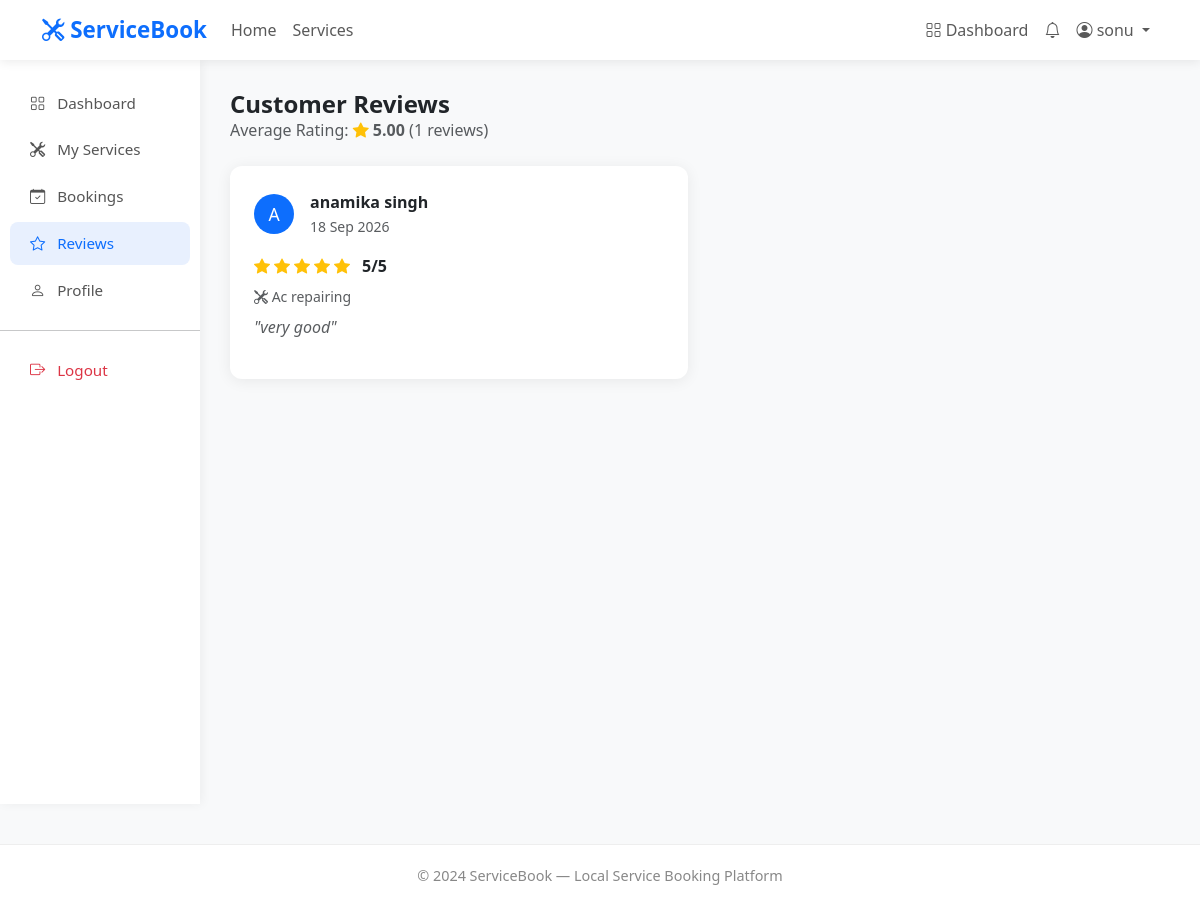
/reviews/provider-reviews/ (signed in), run on the app's committed database.
### accounts/models.py (models this page shows, shortened)
class User(AbstractUser):
    ROLE_CUSTOMER = 'customer'
    ROLE_PROVIDER = 'provider'
    ROLE_ADMIN = 'admin'
    ROLE_CHOICES = [
        (ROLE_CUSTOMER, 'Customer'),
        (ROLE_PROVIDER, 'Service Provider'),
        (ROLE_ADMIN, 'Administrator'),
    ]
    role = models.CharField(
        max_length=20,
        choices=ROLE_CHOICES,
        default=ROLE_CUSTOMER,
    )
    phone = models.CharField(max_length=15, blank=True)
    email = models.EmailField(unique=True)
    def is_provider(self):
        return self.role == self.ROLE_PROVIDER

class ProviderProfile(models.Model):
    user = models.OneToOneField(
        'accounts.User',
        on_delete=models.CASCADE,
        related_name='provider_profile'
    )
    bio = models.TextField(blank=True)
    address = models.TextField(blank=True)
    city = models.CharField(max_length=100, blank=True)
    experience_years = models.PositiveIntegerField(default=0)
    profile_photo = models.ImageField(
        upload_to='provider_photos/',
        blank=True,
        null=True
    )
    is_verified = models.BooleanField(default=False)
    is_available = models.BooleanField(default=True)
    average_rating = models.DecimalField(
        max_digits=3,
        decimal_places=2,
        default=0.00
    )
    total_reviews = models.PositiveIntegerField(default=0)
    created_at = models.DateTimeField(auto_now_add=True)
    updated_at = models.DateTimeField(auto_now=True)

### reviews/models.py (models this page shows, shortened)
class Review(models.Model):
    booking = models.OneToOneField(
    'bookings.Booking',
    on_delete=models.CASCADE,
    related_name='review'
    )
    customer = models.ForeignKey(
    'accounts.User',
    on_delete=models.CASCADE,
    related_name='reviews_given'
    )
    rating = models.PositiveIntegerField(
        validators=[
            MinValueValidator(1),
            MaxValueValidator(5)
        ],
        help_text='Rating from 1 to 5'
    )
    comment = models.TextField(blank=True)
    created_at = models.DateTimeField(auto_now_add=True)
    updated_at = models.DateTimeField(auto_now=True)
    class Meta:
        ordering = ['-created_at']

### bookings/models.py (models this page shows, shortened)
class Booking(models.Model):
    STATUS_PENDING = 'pending'
    STATUS_ACCEPTED = 'accepted'
    STATUS_REJECTED = 'rejected'
    STATUS_IN_PROGRESS = 'in_progress'
    STATUS_COMPLETED = 'completed'
    STATUS_CANCELLED = 'cancelled'
    STATUS_CHOICES = [
        (STATUS_PENDING, 'Pending'),
        (STATUS_ACCEPTED, 'Accepted'),
        (STATUS_REJECTED, 'Rejected'),
        (STATUS_IN_PROGRESS, 'In Progress'),
        (STATUS_COMPLETED, 'Completed'),
        (STATUS_CANCELLED, 'Cancelled'),
    ]
    SLOT_MORNING = 'morning'
    SLOT_AFTERNOON = 'afternoon'
    SLOT_EVENING = 'evening'
    SLOT_CHOICES = [
        (SLOT_MORNING, 'Morning (8AM - 12PM)'),
        (SLOT_AFTERNOON, 'Afternoon (12PM - 4PM)'),
        (SLOT_EVENING, 'Evening (4PM - 8PM)'),
    ]
    customer = models.ForeignKey(
        'accounts.User',
        on_delete=models.CASCADE,
        related_name='bookings_as_customer'
    )
    service = models.ForeignKey(
        'services.Service',
        on_delete=models.CASCADE,
        related_name='bookings'
    )
    booking_date = models.DateField()
    time_slot = models.CharField(
        max_length=20,
        choices=SLOT_CHOICES,
        default=SLOT_MORNING
    )
    address = models.TextField()
    city = models.CharField(max_length=100)
    status = models.CharField(
        max_length=20,
        choices=STATUS_CHOICES,
        default=STATUS_PENDING
    )
    notes = models.TextField(blank=True)
    rejection_reason = models.TextField(blank=True)
    total_price = models.DecimalField(
        max_digits=8,
        decimal_places=2,
        null=True,
        blank=True
    )
    created_at = models.DateTimeField(auto_now_add=True)
    updated_at = models.DateTimeField(auto_now=True)
    class Meta:
        ordering = ['-created_at']

### services/models.py (models this page shows, shortened)
class Service(models.Model):
    provider = models.ForeignKey(
        'accounts.ProviderProfile',
        on_delete=models.CASCADE,
        related_name='services'
    )
    category = models.ForeignKey(
        'services.ServiceCategory',
        on_delete=models.SET_NULL,
        null=True,
        related_name='services'
    )
    name = models.CharField(max_length=200)
    description = models.TextField()
    price = models.DecimalField(max_digits=8, decimal_places=2)
    duration_hours = models.DecimalField(
        max_digits=4,
        decimal_places=1,
        default=1.0
    )
    is_available = models.BooleanField(default=True)
    created_at = models.DateTimeField(auto_now_add=True)
    updated_at = models.DateTimeField(auto_now=True)
    class Meta:
        ordering = ['-created_at']

### reviews/views.py (the view)
# urls.py: path('provider-reviews/', views.provider_reviews, name='provider_reviews'),
@login_required(login_url='/accounts/login/')
def provider_reviews(request):
    if not request.user.is_provider():
        messages.error(request, 'Access denied.')
        return redirect('dashboard')
    provider = get_object_or_404(ProviderProfile, user=request.user)
    reviews = Review.objects.filter(
        booking__service__provider=provider
    ).select_related(
        'customer',
        'booking__service'
    )
    context = {
        'reviews': reviews,
        'provider': provider,
    }
    return render(request, 'reviews/provider_reviews.html', context)

### notifications/context_processors.py (called while the page is built)
def notification_count(request):
    if request.user.is_authenticated:
        count = request.user.notifications.filter(
            is_read=False
        ).count()
        return {'unread_notifications': count}
    return {'unread_notifications': 0}

### templates/reviews/provider_reviews.html (shortened to what this page needs)
{% extends 'base.html' %}
{% block content %}
<div class="container-fluid">
    <div class="row">
        <div class="col-md-2 sidebar">
            <nav class="nav flex-column">
                <a class="nav-link" href="{% url 'provider_dashboard' %}">
                    <i class="bi bi-grid"></i> Dashboard
                </a>
                <a class="nav-link" href="{% url 'my_services' %}">
                    <i class="bi bi-tools"></i> My Services
                </a>
                <a class="nav-link" href="{% url 'provider_bookings' %}">
                    <i class="bi bi-calendar-check"></i> Bookings
                </a>
                <a class="nav-link active" href="{% url 'provider_reviews' %}">
                    <i class="bi bi-star"></i> Reviews
                </a>
                <a class="nav-link" href="{% url 'update_profile' %}">
                    <i class="bi bi-person"></i> Profile
                </a>
                <hr>
                <a class="nav-link text-danger" href="{% url 'logout' %}">
                    <i class="bi bi-box-arrow-right"></i> Logout
                </a>
            </nav>
        </div>
        <div class="col-md-10 main-content">
            <div class="d-flex justify-content-between align-items-center mb-4">
                <div>
                    <h4 class="fw-bold mb-0">Customer Reviews</h4>
                    <p class="text-muted mb-0">
                        Average Rating:
                        <i class="bi bi-star-fill text-warning"></i>
                        <strong>{{ provider.average_rating }}</strong>
                        ({{ provider.total_reviews }} reviews)
                    </p>
                </div>
            </div>
            {% if reviews %}
                <div class="row g-4">
                    {% for review in reviews %}
                        <div class="col-md-6">
                            <div class="card p-4 h-100">
                                <div class="d-flex align-items-center mb-3">
                                    <div class="rounded-circle bg-primary text-white d-flex align-items-center justify-content-center me-3"
                                         style="width:40px; height:40px; font-size:1.1rem;">
                                        {{ review.customer.first_name|first|upper }}
                                    </div>
                                    <div>
                                        <p class="mb-0 fw-semibold">
                                            {{ review.customer.get_full_name|default:review.customer.username }}
                                        </p>
                                        <small class="text-muted">
                                            {{ review.created_at|date:"d M Y" }}
                                        </small>
                                    </div>
                                </div>
                                <div class="d-flex mb-2">
                                    {% for i in "12345" %}
                                        {% if forloop.counter <= review.rating %}
                                            <i class="bi bi-star-fill text-warning me-1"></i>
                                        {% else %}
                                            <i class="bi bi-star text-muted me-1"></i>
                                        {% endif %}
                                    {% endfor %}
                                    <span class="ms-2 fw-bold">
                                        {{ review.rating }}/5
                                    </span>
                                </div>
                                <p class="text-muted small mb-2">
                                    <i class="bi bi-tools"></i>
                                    {{ review.booking.service.name }}
                                </p>
                                {% if review.comment %}
                                    <p class="fst-italic text-muted">
                                        "{{ review.comment }}"
                                    </p>
                                {% else %}
                                    <p class="text-muted small">
                                        No comment added.
                                    </p>
                                {% endif %}
                            </div>
                        </div>
                    {% endfor %}
                </div>
            {% endif %}
        </div>
    </div>
</div>
{% endblock %}

### templates/base.html (shortened to what this page needs)
<!DOCTYPE html>
<html lang="en">
<head>
    <link href="https://cdn.jsdelivr.net/npm/bootstrap@5.3.0/dist/css/bootstrap.min.css" rel="stylesheet">
    <link href="https://cdn.jsdelivr.net/npm/bootstrap-icons@1.10.0/font/bootstrap-icons.css" rel="stylesheet">
</head>
<body>
    <nav class="navbar navbar-expand-lg navbar-light sticky-top">
        <div class="container">
            <a class="navbar-brand" href="{% url 'home' %}">
                <i class="bi bi-tools"></i> ServiceBook
            </a>
            <div class="collapse navbar-collapse" id="navbarNav">
                <ul class="navbar-nav me-auto">
                    <li class="nav-item">
                        <a class="nav-link" href="{% url 'home' %}">Home</a>
                    </li>
                    <li class="nav-item">
                        <a class="nav-link" href="{% url 'service_list' %}">Services</a>
                    </li>
                </ul>
                <ul class="navbar-nav">
                    {% if user.is_authenticated %}
                    <li class="nav-item">
                        <a class="nav-link" href="{% url 'dashboard' %}">
                            <i class="bi bi-grid"></i> Dashboard
                        </a>
                    </li>
                    <li class="nav-item">
                        <a class="nav-link position-relative" href="{% url 'notification_list' %}">
                            <i class="bi bi-bell"></i>
                        </a>
                    </li>
                    <li class="nav-item dropdown">
                        <a class="nav-link dropdown-toggle" href="#" data-bs-toggle="dropdown">
                            <i class="bi bi-person-circle"></i>
                            {{ user.first_name|default:user.username }}
                        </a>
                    </li>
                    {% endif %}
                </ul>
            </div>
        </div>
    </nav>
    {% block content %}
    {% endblock %}
    <footer>
        <p>&copy; 2024 ServiceBook — Local Service Booking Platform</p>
    </footer>
</body>
</html>

### templates/base.html (style rules this page uses)
body { background-color: #f8f9fa; font-family: 'Segoe UI', sans-serif; }
.navbar-brand { font-weight: 700; font-size: 1.4rem; color: #0d6efd !important; }
.navbar { box-shadow: 0 2px 10px rgba(0, 0, 0, 0.08); background: white !important; }
.card { border: none; border-radius: 12px; box-shadow: 0 2px 15px rgba(0, 0, 0, 0.07); }
.sidebar { min-height: calc(100vh - 56px); background: white; box-shadow: 2px 0 10px rgba(0, 0, 0, 0.05); padding: 20px 0; }
.sidebar .nav-link { color: #555; padding: 10px 20px; border-radius: 8px; margin: 2px 10px; font-size: 0.95rem; }
.sidebar .nav-link:hover, .sidebar .nav-link.active { background-color: #e8f0fe; color: #0d6efd; }
.sidebar .nav-link i { margin-right: 8px; }
.main-content { padding: 30px; }
footer { background: white; padding: 20px; text-align: center; color: #888; font-size: 0.9rem; border-top: 1px solid #eee; margin-top: 40px; }

### data on the page
User: first_name "sonu"
ProviderProfile: average_rating "5.00", total_reviews "1"
Review: customer.first_name|first "A", customer.get_full_name "anamika singh", created_at "18 Sep 2026", rating "5", booking.service.name "Ac repairing", comment "very good"
